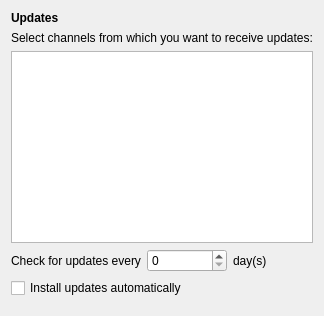
     <widget class="QWidget" name="updatesPage">
      <layout class="QVBoxLayout" name="updatesPageLayout" stretch="0,0,0,0,1">
       <item>
        <widget class="QLabel" name="updatesHeader">
         <property name="font">
          <font>
           <weight>75</weight>
           <bold>true</bold>
          </font>
         </property>
         <property name="text">
          <string>Updates</string>
         </property>
        </widget>
       </item>
       <item>
        <widget class="QLabel" name="updatesDescriptionLabel">
         <property name="text">
          <string>Select channels from which you want to receive updates:</string>
         </property>
        </widget>
       </item>
       <item>
        <widget class="Otter::ItemViewWidget" name="updateChannelsItemView">
         <property name="sizePolicy">
          <sizepolicy hsizetype="Expanding" vsizetype="Expanding">
           <horstretch>0</horstretch>
           <verstretch>0</verstretch>
          </sizepolicy>
         </property>
         <property name="minimumSize">
          <size>
           <width>0</width>
           <height>0</height>
          </size>
         </property>
         <property name="contextMenuPolicy">
          <enum>Qt::NoContextMenu</enum>
         </property>
         <property name="editTriggers">
          <set>QAbstractItemView::NoEditTriggers</set>
         </property>
         <property name="showDropIndicator" stdset="0">
          <bool>false</bool>
         </property>
         <property name="selectionMode">
          <enum>QAbstractItemView::NoSelection</enum>
         </property>
         <property name="headerHidden">
          <bool>true</bool>
         </property>
         <property name="isWrapping" stdset="0">
          <bool>false</bool>
         </property>
        </widget>
       </item>
       <item>
        <layout class="QVBoxLayout" name="updatesVerticalLayout">
         <item>
          <layout class="QHBoxLayout" name="updatesHorizontalLayout">
           <item>
            <widget class="QLabel" name="intervalLabel">
             <property name="text">
              <string>Check for updates every</string>
             </property>
            </widget>
           </item>
           <item>
            <widget class="QSpinBox" name="intervalSpinBox"/>
           </item>
           <item>
            <widget class="QLabel" name="intervalDaysLabel">
             <property name="text">
              <string>day(s)</string>
             </property>
            </widget>
           </item>
          </layout>
         </item>
         <item>
          <widget class="QCheckBox" name="autoInstallCheckBox">
           <property name="text">
            <string>Install updates automatically</string>
           </property>
          </widget>
         </item>
        </layout>
       </item>
       <item>
        <spacer name="updatesVerticalSpacer">
         <property name="orientation">
          <enum>Qt::Vertical</enum>
         </property>
        </spacer>
       </item>
      </layout>
     </widget>
